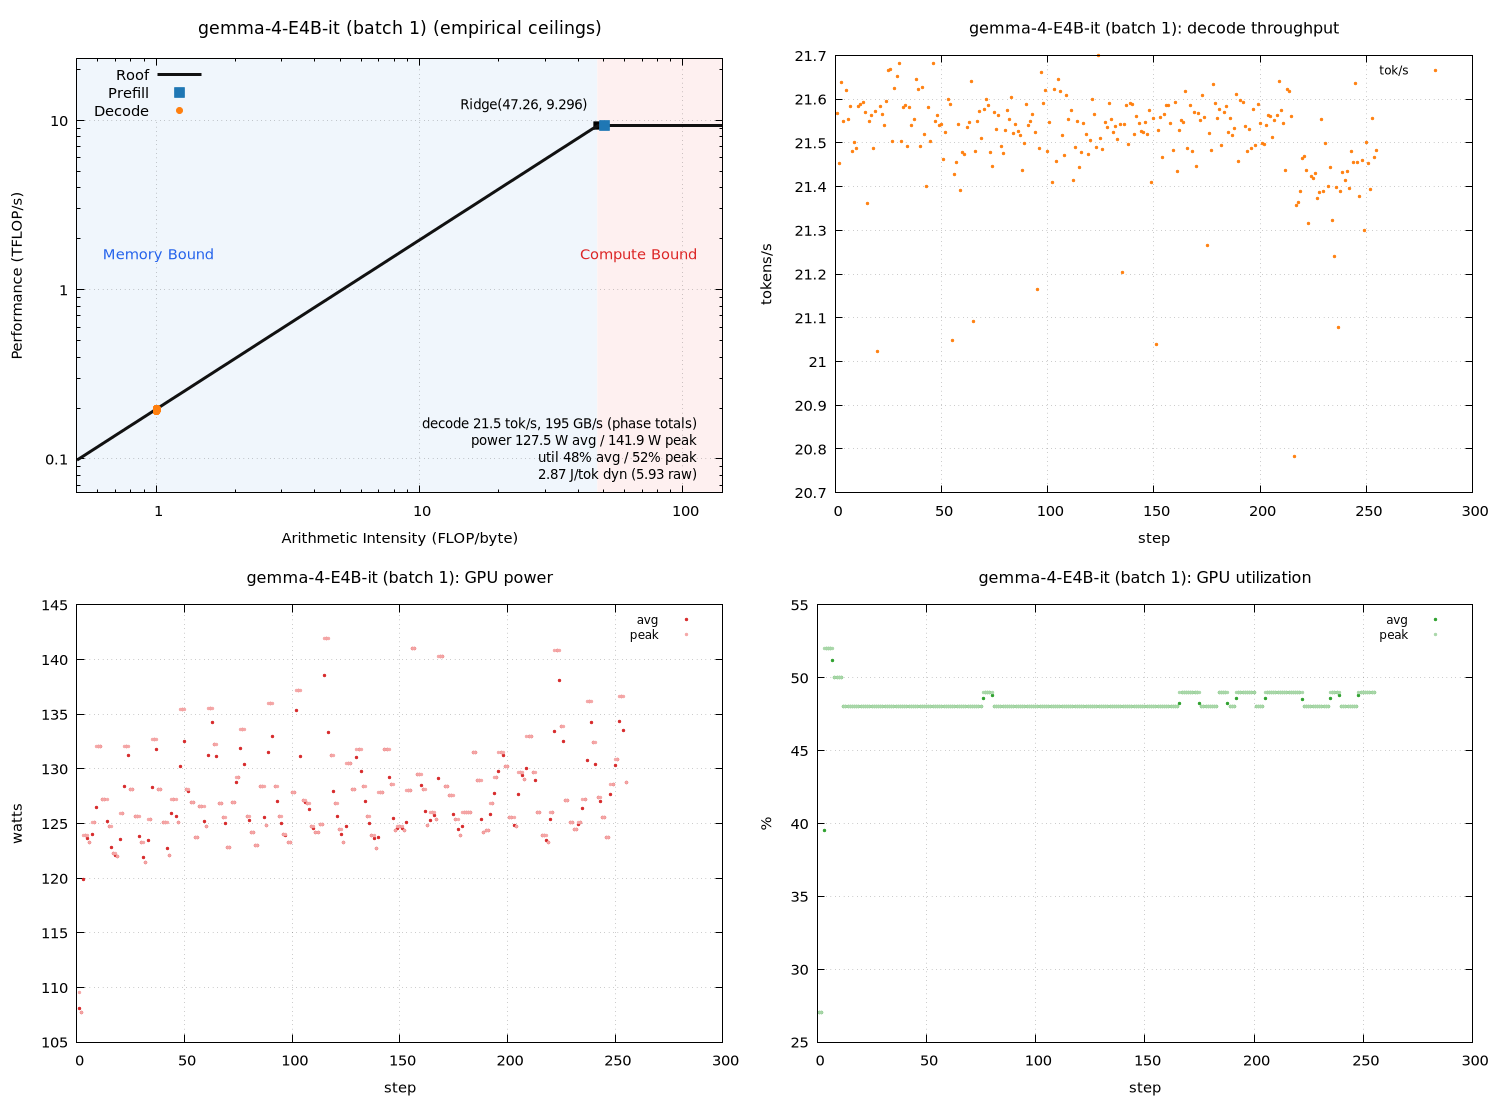

Recreate this plot in gnuplot.
set terminal pngcairo size 1500,1100 enhanced font 'Sans,11'
set output 'sweep_a100_tf/gemma_b001_roofline.png'
set datafile separator "\t"
set datafile missing 'NaN'
set multiplot layout 2,2
unset label
unset object
unset arrow
set title "gemma-4-E4B-it (batch 1) (empirical ceilings)" font ',13'
set xlabel "Arithmetic Intensity (FLOP/byte)"
set ylabel "Performance (TFLOP/s)"
set logscale xy
set xrange [0.500855:141.774]
set yrange [0.0633416:23.2401]
set grid xtics ytics
set key top left
set object 1 rectangle from graph 0, graph 0 to first 47.258, graph 1 \
    fillcolor rgb '#dce9f7' fillstyle solid 0.45 noborder behind
set object 2 rectangle from first 47.258, graph 0 to graph 1, graph 1 \
    fillcolor rgb '#fbdcdc' fillstyle solid 0.45 noborder behind
set label 1 "Memory Bound" at graph 0.04, graph 0.55 left \
    textcolor rgb '#2563eb' font ',11'
set label 2 "Compute Bound" at graph 0.96, graph 0.55 right \
    textcolor rgb '#dc2626' font ',11'
set label 3 "Ridge(47.26, 9.296)" \
    at first 47.258, first 9.29603 right \
    point pointtype 5 pointsize 1.2 \
    offset character -1.5, character 1 font ',10'
set label 4 "decode 21.5 tok/s, 195 GB/s (phase totals)\npower 127.5 W avg / 141.9 W peak\nutil 48% avg / 52% peak\n2.87 J/tok dyn (5.93 raw)" at graph 0.96, graph 0.16 right font ',10'
peak_t = 9.29603
peak_b = 196.708
roof(x) = (x * peak_b / 1000.0 < peak_t) ? x * peak_b / 1000.0 : peak_t
plot roof(x) with lines linewidth 3 linecolor rgb '#111111' title 'Roof', \
     'sweep_a100_tf/gemma_b001_roofline.dat' using 3:(strcol(2) eq 'prefill' ? $4 : 1/0) with points \
         pointtype 5 pointsize 1.6 linecolor rgb '#1f77b4' title 'Prefill', \
     'sweep_a100_tf/gemma_b001_roofline.dat' using 3:(strcol(2) eq 'decode' ? $4 : 1/0) with points \
         pointtype 7 pointsize 1.0 linecolor rgb '#ff7f0e' title 'Decode'

unset label
unset object
unset arrow
unset logscale
set xrange [*:*]
set yrange [*:*]
set title "gemma-4-E4B-it (batch 1): decode throughput" font ',12'
set xlabel "step"
set ylabel "tokens/s"
set grid xtics ytics
set key top right font ',9'
plot 'sweep_a100_tf/gemma_b001_roofline.dat' using 1:(strcol(2) eq 'decode' ? $5 : 1/0) with points pointtype 7 pointsize 0.4 linecolor rgb '#ff7f0e' title 'tok/s'

unset label
unset object
unset arrow
unset logscale
set xrange [*:*]
set yrange [*:*]
set title "gemma-4-E4B-it (batch 1): GPU power" font ',12'
set xlabel "step"
set ylabel "watts"
set grid xtics ytics
set key top right font ',9'
plot 'sweep_a100_tf/gemma_b001_roofline.dat' using 1:(strcol(2) eq 'decode' ? $6 : 1/0) with points pointtype 7 pointsize 0.4 linecolor rgb '#d62728' title 'avg', \
     'sweep_a100_tf/gemma_b001_roofline.dat' using 1:(strcol(2) eq 'decode' ? $8 : 1/0) with points pointtype 7 pointsize 0.4 linecolor rgb '#f4a6a6' title 'peak'

unset label
unset object
unset arrow
unset logscale
set xrange [*:*]
set yrange [*:*]
set title "gemma-4-E4B-it (batch 1): GPU utilization" font ',12'
set xlabel "step"
set ylabel "%"
set grid xtics ytics
set key top right font ',9'
plot 'sweep_a100_tf/gemma_b001_roofline.dat' using 1:(strcol(2) eq 'decode' ? $7 : 1/0) with points pointtype 7 pointsize 0.4 linecolor rgb '#2ca02c' title 'avg', \
     'sweep_a100_tf/gemma_b001_roofline.dat' using 1:(strcol(2) eq 'decode' ? $9 : 1/0) with points pointtype 7 pointsize 0.4 linecolor rgb '#a9d7a9' title 'peak'

unset multiplot
